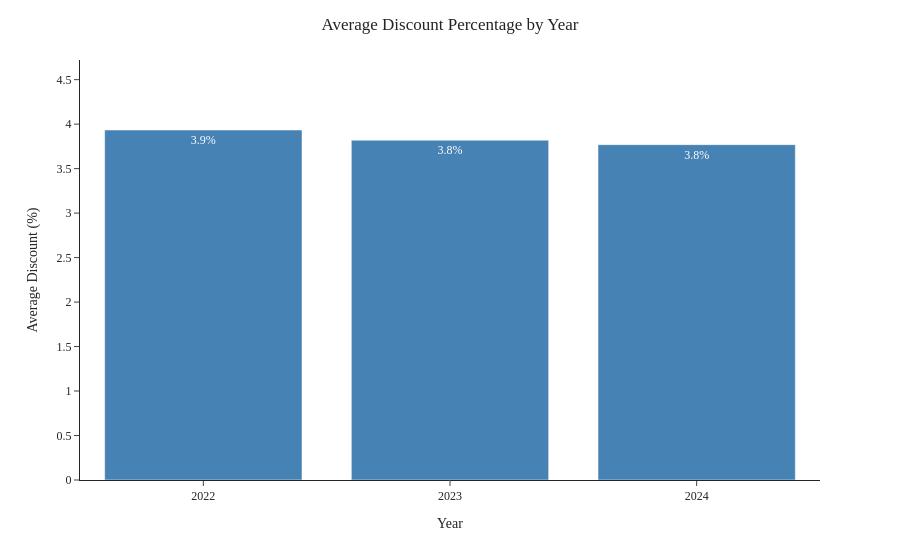

Notebook code for this chart:
### Code cell
# Bar chart for average discount percentage per year
df_fig4 = df.groupby('year')['discount_pct'].mean().reset_index()
df_fig4['year'] = df_fig4['year'].astype(str)

fig4 = px.bar(
    df_fig4,
    x = 'year',
    y = 'discount_pct',
    labels = {'year':'Year', 'discount_pct':'Average Discount (%)'},
    template='simple_white',
    color_discrete_sequence=['steelblue'],
    text=df_fig4['discount_pct'].map('{:.1f}%'.format)
)

fig4.update_layout(
    font_family = 'rockwell',
    title = {
        'text': 'Average Discount Percentage by Year',
        'x': 0.5
    }
)

fig4.update_yaxes(
    ticks='outside',
    tickformat='.1f%',
    range=[0, df_fig4['discount_pct'].max() * 1.2]
)

fig4.update_traces(
    hovertemplate='%{y:.1f}%<extra></extra>'
)

fig4.show()

### Figure 1 — Plotly figure (JSON) as saved in the notebook; plotly's stock layout.template omitted (floating-point values rounded to 4 significant figures)
{"data": [{"alignmentgroup": "True", "hovertemplate": "%{y:.1f}%<extra></extra>", "legendgroup": "", "marker": {"color": "steelblue", "pattern": {"shape": ""}}, "name": "", "offsetgroup": "", "orientation": "v", "showlegend": false, "text": ["3.9%", "3.8%", "3.8%"], "textposition": "auto", "type": "bar", "x": ["2022", "2023", "2024"], "xaxis": "x", "y": [3.934, 3.82, 3.77], "yaxis": "y"}], "layout": {"barmode": "relative", "font": {"family": "rockwell"}, "legend": {"tracegroupgap": 0}, "margin": {"t": 60}, "title": {"text": "Average Discount Percentage by Year", "x": 0.5}, "xaxis": {"anchor": "y", "domain": [0, 1], "title": {"text": "Year"}}, "yaxis": {"anchor": "x", "domain": [0, 1], "range": [0, 4.721], "tickformat": ".1f%", "ticks": "outside", "title": {"text": "Average Discount (%)"}}}}
